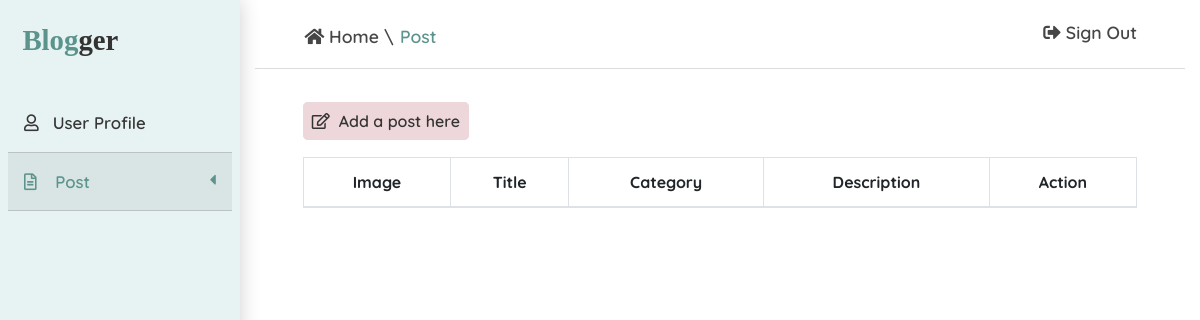
Before: /post/customize/ (signed in) with the older database file.
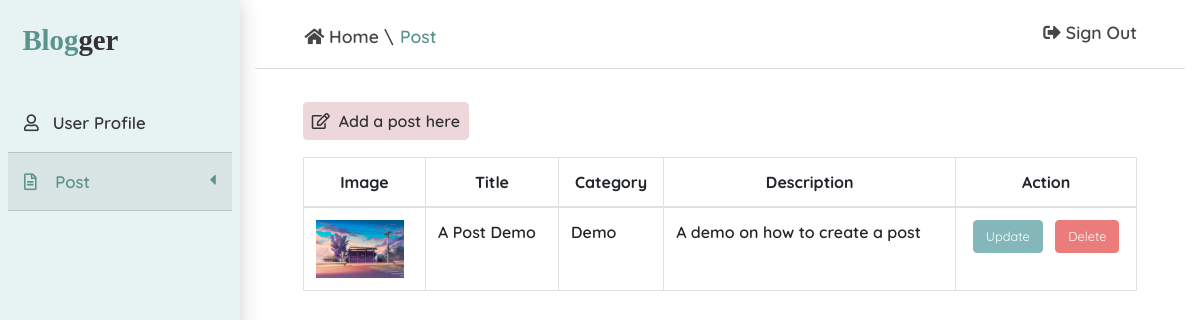
After: the same page with the newer database file.
### blog/models.py (models this page shows, shortened)
class Post(models.Model):
    author = models.ForeignKey(User, on_delete=models.CASCADE)
    title = models.CharField(max_length=100)
    description = models.TextField(default="This is a post description")
    coverImage = models.ImageField(default="default_post.jpg", upload_to="posts/")
    content = models.TextField()
    category = models.ForeignKey(Category, on_delete=models.SET_NULL, null=True)
    dateCreated = models.DateTimeField(auto_now_add=True, null=True, blank=True)
    @property
    def briefDescription(self):
        words = self.description.split(" ")
        if len(words) < 10:
            return self.description
        newWords = " ".join([word for index, word in enumerate(words) if index < 9])
        return f"{newWords} ..."
    class Meta:
        ordering = ["-dateCreated"]

class Category(models.Model):
    name = models.CharField(max_length=100)

### blog/views.py (the view)
# urls.py: path("post/customize/", views.postCustomize, name="postCustomize"),
@login_required(login_url="login")
def postCustomize(request):
    posts = Post.objects.filter(author=request.user)
    context = {"posts": posts}
    return render(request, "postCustom.html", context)

### blog/templates/postCustom.html (shortened to what this page needs)
{% load static %}
<!DOCTYPE html>
<html lang="en">
<head>
    <link rel="stylesheet" href="https://cdn.jsdelivr.net/npm/bootstrap@4.6.0/dist/css/bootstrap.min.css">
    <link rel="stylesheet" href="https://cdnjs.cloudflare.com/ajax/libs/font-awesome/5.15.3/css/all.min.css">
    <link rel="stylesheet" href="{% static './css/customize.css' %}">
</head>
<body>
    <div class="container-fluid">
        {% include "components/customizeSidebar.html" %}
        <div class="myMain">
            <div class="banner">
                <span class="ml-5">
                    <a title="other_path" href="{% url 'bloggerHome' request.user.email %}"><i class="fas fa-home"></i> Home </a>\
                    <a  title="current_path" href="{% url 'postCustomize' %}">Post</a>
                </span>
                <span class="mr-5">
                    <a href="{% url 'logout' %}"><i class="fas fa-sign-out-alt"></i> Sign Out</a>
                </span>
            </div>
            <div class="row posts">
                <div class="col">
                    <a href="{% url 'postCreate' %}"><i class="far fa-edit"></i>&nbsp Add a post here</a>
                </div>
            </div>
            <div class="row pl-5 pr-5 pt-4" title="postPage">
                <div class="col">
                    <table class="table table-bordered" title="postPage">
                        <thead class="text-center">
                            <tr>
                                <th scope="col">Image</th>
                                <th scope="col">Title</th>
                                <th scope="col">Category</th>
                                <th scope="col" >Description</th>
                                <th scope="col">Action</th>
                            </tr>
                        </thead>
                        <tbody>
                            {% for post in posts %}
                            <tr>
                                <td>
                                    <img src="{{ post.coverImage.url }}" alt="">
                                </td>
                                <td>
                                    <p>{{ post.title }}</p>
                                </td>
                                <td>
                                    <p>{{ post.category.name }}</p>
                                </td>
                                <td>
                                    <p>
                                        {{ post.briefDescription }}
                                    </p>
                                </td>
                                <td>
                                    <div class="action">
                                        <button type="submit" class="btn" name="update"><a href="{% url 'postEdit' post.id %}">Update</a></button>
                                        <button type="submit" class="btn" name="delete"><a class="delete" href="{% url 'postDelete' post.id %}">Delete</a></button>
                                    </div>
                                </td>
                            </tr>
                            {% endfor %}
                        </tbody>
                    </table>
                </div>
            </div>
        </div>
    </div>
</body>
</html>

Changed rows visible on the page:
added Post: coverImage (picture), title "A Post Demo", category.name "Demo", briefDescription "A demo on how to create a post"
